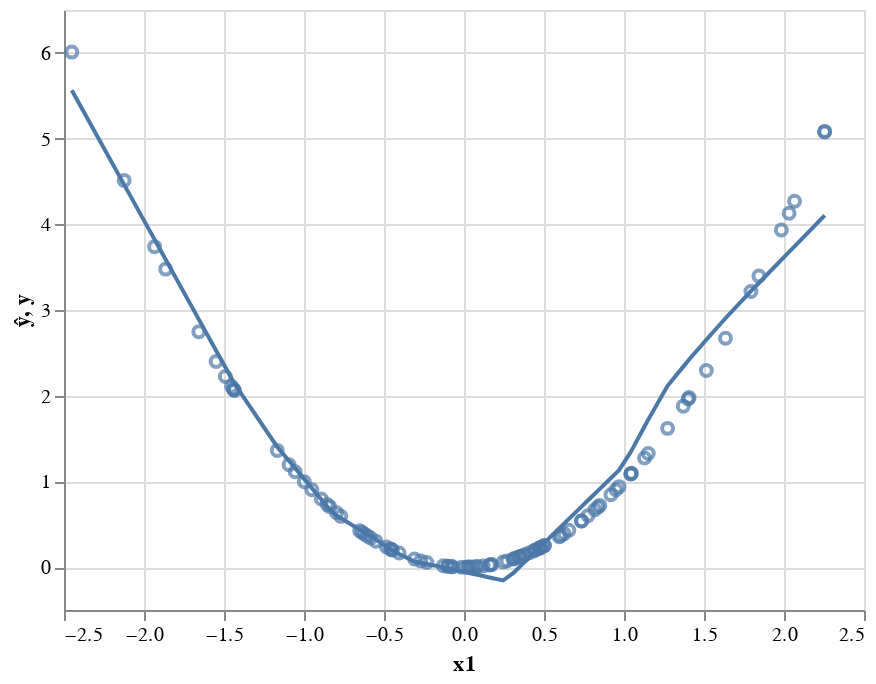

Notebook code cell kept with this figure:
### Code cell
preds = pd.DataFrame({'ŷ':my_model(x).detach().numpy()[:,0], 'y':y[:,0], 'x1':x[:,0]})
(alt.Chart(preds).mark_line().encode(x='x1', y='ŷ') + 
alt.Chart(preds).mark_point().encode(x='x1', y='y'))

### Figure 1 — Vega-Lite specification as saved in the notebook (floating-point values rounded to 4 significant figures)
{"$schema": "https://vega.github.io/schema/vega-lite/v3.4.0.json", "config": {"mark": {"tooltip": null}, "view": {"height": 300, "width": 400}}, "data": {"name": "data-f788fa1a9892923f81b9897ab9f03861"}, "datasets": {"data-f788fa1a9892923f81b9897ab9f03861": [{"x1": 0.8373, "y": 0.7011, "ŷ": 0.8925}, {"x1": 0.02835, "y": 0.0008038, "ŷ": -0.0671}, {"x1": -1.934, "y": 3.739, "ŷ": 3.821}, {"x1": 0.5007, "y": 0.2507, "ŷ": 0.281}, {"x1": -0.309, "y": 0.09546, "ŷ": 0.06446}, {"x1": -0.7699, "y": 0.5927, "ŷ": 0.572}, {"x1": 0.4801, "y": 0.2305, "ŷ": 0.2436}, {"x1": -1.549, "y": 2.4, "ŷ": 2.526}, {"x1": -0.1032, "y": 0.01065, "ŷ": -0.01375}, {"x1": 0.4365, "y": 0.1905, "ŷ": 0.1644}, {"x1": 1.37, "y": 1.878, "ŷ": 2.339}, {"x1": 1.983, "y": 3.934, "ŷ": 3.584}, {"x1": -2.451, "y": 6.009, "ŷ": 5.564}, {"x1": -1.438, "y": 2.069, "ŷ": 2.153}, {"x1": -0.9505, "y": 0.9035, "ŷ": 0.9213}, {"x1": -0.07218, "y": 0.00521, "ŷ": -0.02632}, {"x1": 0.3512, "y": 0.1234, "ŷ": 0.009512}, {"x1": 2.253, "y": 5.077, "ŷ": 4.101}, {"x1": 0.7754, "y": 0.6013, "ŷ": 0.78}, {"x1": 0.0108, "y": 0.0001166, "ŷ": -0.05998}, {"x1": -1.167, "y": 1.362, "ŷ": 1.402}, {"x1": -0.583, "y": 0.3399, "ŷ": 0.3581}, {"x1": 1.047, "y": 1.096, "ŷ": 1.359}, {"x1": 0.1198, "y": 0.01436, "ŷ": -0.1042}, {"x1": -0.6371, "y": 0.4059, "ŷ": 0.42}, {"x1": -1.492, "y": 2.225, "ŷ": 2.332}, {"x1": 0.03183, "y": 0.001013, "ŷ": -0.0685}, {"x1": -2.124, "y": 4.512, "ŷ": 4.462}, {"x1": -1.657, "y": 2.747, "ŷ": 2.89}, {"x1": 1.793, "y": 3.215, "ŷ": 3.219}, {"x1": 0.7344, "y": 0.5394, "ŷ": 0.7055}, {"x1": 0.5958, "y": 0.355, "ŷ": 0.4538}, {"x1": 0.8488, "y": 0.7205, "ŷ": 0.9134}, {"x1": 0.9185, "y": 0.8436, "ŷ": 1.04}, {"x1": 0.969, "y": 0.939, "ŷ": 1.132}, {"x1": -0.1293, "y": 0.01673, "ŷ": -0.003144}, {"x1": 0.4442, "y": 0.1973, "ŷ": 0.1784}, {"x1": 0.1681, "y": 0.02827, "ŷ": -0.1238}, {"x1": 1.042, "y": 1.087, "ŷ": 1.344}, {"x1": 0.7344, "y": 0.5393, "ŷ": 0.7055}, {"x1": 2.032, "y": 4.129, "ŷ": 3.677}, {"x1": 0.2446, "y": 0.05983, "ŷ": -0.1548}, {"x1": 0.08368, "y": 0.007003, "ŷ": -0.08954}, {"x1": 0.309, "y": 0.09549, "ŷ": -0.06715}, {"x1": -1.453, "y": 2.111, "ŷ": 2.202}, {"x1": -0.8394, "y": 0.7046, "ŷ": 0.6743}, {"x1": -0.8914, "y": 0.7946, "ŷ": 0.7899}, {"x1": 2.066, "y": 4.269, "ŷ": 3.743}, {"x1": -1.435, "y": 2.06, "ŷ": 2.143}, {"x1": 1.044, "y": 1.089, "ŷ": 1.348}, {"x1": 0.9502, "y": 0.9029, "ŷ": 1.098}, {"x1": -0.6208, "y": 0.3855, "ŷ": 0.4014}, {"x1": -0.2704, "y": 0.0731, "ŷ": 0.05034}, {"x1": 0.4091, "y": 0.1674, "ŷ": 0.1147}, {"x1": -0.998, "y": 0.9959, "ŷ": 1.027}, {"x1": 0.3833, "y": 0.1469, "ŷ": 0.06775}, {"x1": -1.093, "y": 1.195, "ŷ": 1.238}, {"x1": -0.7963, "y": 0.6341, "ŷ": 0.6023}, {"x1": 0.8177, "y": 0.6687, "ŷ": 0.8569}, {"x1": -0.01508, "y": 0.0002274, "ŷ": -0.04948}, {"x1": 1.515, "y": 2.294, "ŷ": 2.653}, {"x1": -1.441, "y": 2.076, "ŷ": 2.162}, {"x1": -0.4054, "y": 0.1643, "ŷ": 0.1523}, {"x1": -0.4474, "y": 0.2002, "ŷ": 0.1943}, {"x1": 0.6046, "y": 0.3656, "ŷ": 0.4698}, {"x1": -0.07471, "y": 0.005582, "ŷ": -0.0253}, {"x1": 0.3118, "y": 0.09721, "ŷ": -0.0621}, {"x1": 2.255, "y": 5.084, "ŷ": 4.104}, {"x1": -0.5507, "y": 0.3032, "ŷ": 0.321}, {"x1": 0.4726, "y": 0.2234, "ŷ": 0.2301}, {"x1": 1.401, "y": 1.962, "ŷ": 2.409}, {"x1": 0.3496, "y": 0.1222, "ŷ": 0.006591}, {"x1": -1.865, "y": 3.477, "ŷ": 3.589}, {"x1": 1.634, "y": 2.671, "ŷ": 2.904}, {"x1": 0.4794, "y": 0.2298, "ŷ": 0.2424}, {"x1": 0.173, "y": 0.02994, "ŷ": -0.1258}, {"x1": -0.6015, "y": 0.3618, "ŷ": 0.3792}, {"x1": 0.159, "y": 0.02529, "ŷ": -0.1201}, {"x1": 0.3661, "y": 0.134, "ŷ": 0.0365}, {"x1": 0.2688, "y": 0.07223, "ŷ": -0.1234}, {"x1": 1.843, "y": 3.398, "ŷ": 3.315}, {"x1": -0.4842, "y": 0.2344, "ŷ": 0.2403}, {"x1": 1.128, "y": 1.273, "ŷ": 1.641}, {"x1": -0.0985, "y": 0.009703, "ŷ": -0.01565}, {"x1": -0.2322, "y": 0.05392, "ŷ": 0.03637}, {"x1": -0.4544, "y": 0.2065, "ŷ": 0.2012}, {"x1": 1.407, "y": 1.979, "ŷ": 2.422}, {"x1": 0.05123, "y": 0.002625, "ŷ": -0.07637}, {"x1": 0.07299, "y": 0.005327, "ŷ": -0.0852}, {"x1": -0.6519, "y": 0.425, "ŷ": 0.437}, {"x1": 0.3339, "y": 0.1115, "ŷ": -0.02192}, {"x1": 0.4625, "y": 0.2139, "ŷ": 0.2117}, {"x1": 1.272, "y": 1.619, "ŷ": 2.115}, {"x1": 0.6557, "y": 0.4299, "ŷ": 0.5626}, {"x1": -1.055, "y": 1.113, "ŷ": 1.153}, {"x1": 0.6255, "y": 0.3912, "ŷ": 0.5077}, {"x1": 0.5034, "y": 0.2534, "ŷ": 0.2859}, {"x1": 1.151, "y": 1.326, "ŷ": 1.721}, {"x1": -0.8547, "y": 0.7305, "ŷ": 0.7083}, {"x1": -0.4592, "y": 0.2108, "ŷ": 0.206}]}, "layer": [{"encoding": {"x": {"field": "x1", "type": "quantitative"}, "y": {"field": "ŷ", "type": "quantitative"}}, "mark": "line"}, {"encoding": {"x": {"field": "x1", "type": "quantitative"}, "y": {"field": "y", "type": "quantitative"}}, "mark": "point"}]}
